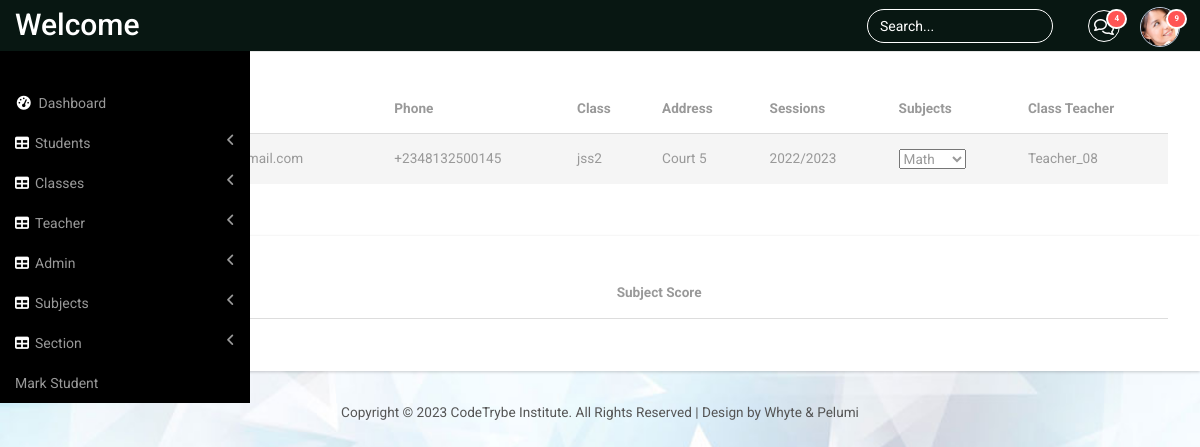
/view_student/5/, run on the app's committed database.
### panel/models.py (models this page shows, shortened)
class Student(models.Model):
    user = models.OneToOneField(User, on_delete=models.CASCADE)
    phone_number = models.CharField(max_length=20,default="+234-")
    email = models.EmailField(max_length=50)
    address = models.CharField(max_length=50,default="Default address")
    dob = models.DateField(null=True,blank=True)
    std_class = models.ForeignKey(StdClass, on_delete=models.CASCADE, default=None)
    gender = models.CharField(max_length=10, default='NULL')
    role = models.CharField(max_length=20,default="student")

class StdClass(models.Model):
    name = models.CharField(max_length=40)
    subject = models.ManyToManyField(Subject,related_name="classes")
    class_teacher = models.ForeignKey(
        Teacher,
        on_delete=models.SET_NULL,
        null=True,
        blank=True
    )
    session = models.ForeignKey(Session, on_delete=models.CASCADE,default=None)
    def __str__(self):
        return self.name

class Session(models.Model):
    Year = models.CharField(max_length=50)
    Term = models.CharField(max_length=50,default=None)
    def __str__(self):
        return self.Year

class Teacher(models.Model):
    user = models.OneToOneField(User, on_delete=models.CASCADE)
    phone_number = models.CharField(max_length=20,default="+234-")
    email = models.EmailField(max_length=50)
    address = models.CharField(max_length=50,default="Default address")
    gender = models.CharField(max_length=40,default="male")
    role = models.CharField(max_length=20,default="teacher")
    def __str__(self):
        return self.user.username

### panel/views.py (the view)
# urls.py: path('view_student/<int:id>/',views.view_student, name='panel-view-student'),
def view_student(request, id):
    user = get_object_or_404(Student, id=id)
    stdClass = StdClass.objects.filter(name=user.std_class).first()
    class_subjects = stdClass.subject.all()
    class_session = stdClass.session
    context = {'user': user, 'stdClass': stdClass,
               'class_subjects': class_subjects, 'class_session': class_session}
    return render(request, 'panel/v_std.html', context)

### panel/models.py (called while the page is built)
    def __str__(self):
        return self.name

### panel/templates/panel/v_std.html
{% extends "panel/base.html"%}
{% block content%}
<div class="container_bottom">
    <div class="col-mid-8 span_3">
        <div class="bs-example1" data-example-id="contextual-table">
            <table class="table">
                <thead>
                    <tr>
                        <th>Name</th>
                        <th>Email</th>
                        <th>Phone</th>
                        <th>Class</th>
                        <th>Address</th>
                        <th>Sessions</th>
                        <th>Subjects</th>
                        <th>Class Teacher</th>
                    </tr>
                </thead>
                <tbody>
                    <tr>
                        <tr class="active">
                        <td>{{ user.user }}</td>
                        <td>{{ user.email }}</td>
                        <td>{{ user.phone_number }}</td>
                        <td>{{ user.std_class }}</td>
                        <td>{{ user.address }}</td>
                        <td>{{ class_session }}</td>
                        <td>
                            <select>
                                {% for subject in class_subjects %}
                                <option>{{ subject }}</option>
                                {% endfor %}
                            </select>
                        </td>
                        <td>{{ stdClass.class_teacher }}</td>
                    </tr>
                </tbody>
            </table>
        </div>
    </div>
</div>
<div class="container_bottom">
    <div class="col-mid-8 span_3">
        <div class="bs-example1" data-example-id="contextual-table">
            <table class="table">
                <thead>
                    <tr>
                        <th>Subject Name</th>
                        <th>Subject Score</th>
                        </tr>
                </thead>
            </table>
        </div>
    </div>
</div>
{% endblock %}

### panel/static/panel/style2.css (style rules this page uses)
html, body { font-family: 'Roboto', sans-serif; font-size: 100%; background:#000; overflow-x: hidden; }
.span_3 { padding:0; }
.map_container, #chart, .span_6, .col_2, .weather_list, .cal1, .skills-info, .stats-info, .r3_counter_box, .activity_box, .bs-example1, .cloud, .copy { -ms-box-shadow: 0 1px 3px 0px rgba(0, 0, 0, 0.2); -o-box-shadow: 0 1px 3px 0px rgba(0, 0, 0, 0.2); -moz-box-shadow: 0 1px 3px 0px rgba(0, 0, 0, 0.2); -webkit-box-shadow: 0 1px 3px 0px rgba(0, 0, 0, 0.2); box-shadow: 0 1px 3px 0px rgba(0, 0, 0, 0.2); }
.table > thead > tr > th, .table > tbody > tr > th, .table > tfoot > tr > th, .table > thead > tr > td, .table > tbody > tr > td, .table > tfoot > tr > td { border-top: none !important; }
.bs-example1 { background:#fff; padding:2em; }
.table > thead > tr > th, .table > tbody > tr > th, .table > tfoot > tr > th, .table > thead > tr > td, .table > tbody > tr > td, .table > tfoot > tr > td { font-size: 0.85em; color: #999; }
.table td, .table>tbody>tr>td, .table>tbody>tr>th, .table>tfoot>tr>td, .table>tfoot>tr>th, .table>thead>tr>td, .table>thead>tr>th { padding:15px !important; }
.table > thead > tr > th { border-bottom: 1px solid #ddd !important; }
body#login { background: url(../images/bg.jpg)no-repeat; background-size:cover; -webkit-background-size:cover; -moz-background-size:cover; -o-background-size:cover; -ms-background-size:cover; height: 100vh; display: flex; flex-direction: column; }

### data on the page
Student: phone_number "+2348132500145", std_class "jss2", address "Court 5"
Session: Year "2022/2023"
StdClass: class_teacher "Teacher_08"

### other printed values
form field value "Math"
